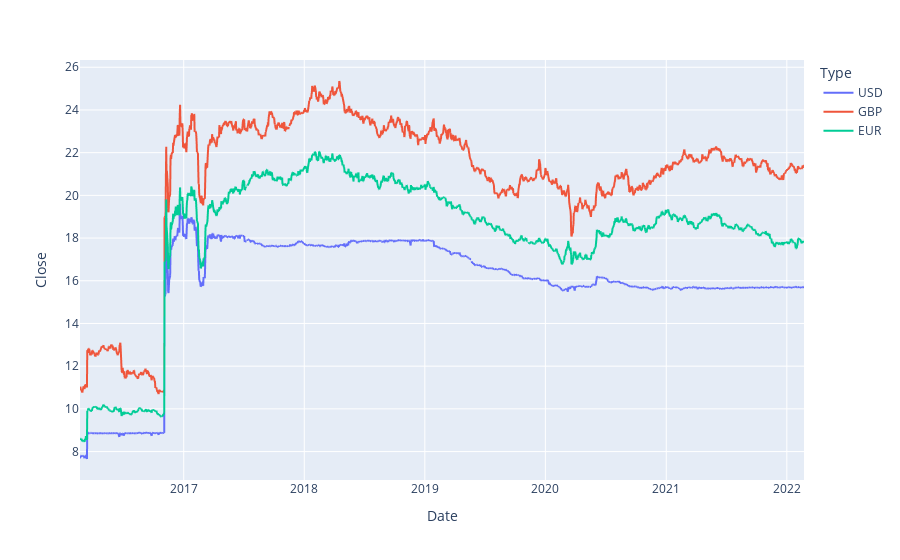

Source (notebook cell):
### Code cell
fig = px.line(df, x="Date", y="Close", color='Type')
fig.show()

### Figure 1 — Plotly figure (JSON) as saved in the notebook; plotly's stock layout.template omitted (floating-point values rounded to 4 significant figures; data arrays with more than 128 entries replaced by an {"elided": "..."} marker saying what was removed)
{"data": [{"hovertemplate": "Type=USD<br>Date=%{x}<br>Close=%{y}<extra></extra>", "legendgroup": "USD", "line": {"color": "#636efa", "dash": "solid"}, "marker": {"symbol": "circle"}, "mode": "lines", "name": "USD", "showlegend": true, "type": "scattergl", "x": {"elided": "1567 str values"}, "xaxis": "x", "y": {"elided": "1567 float values"}, "yaxis": "y"}, {"hovertemplate": "Type=GBP<br>Date=%{x}<br>Close=%{y}<extra></extra>", "legendgroup": "GBP", "line": {"color": "#EF553B", "dash": "solid"}, "marker": {"symbol": "circle"}, "mode": "lines", "name": "GBP", "showlegend": true, "type": "scattergl", "x": {"elided": "1567 str values"}, "xaxis": "x", "y": {"elided": "1567 float values"}, "yaxis": "y"}, {"hovertemplate": "Type=EUR<br>Date=%{x}<br>Close=%{y}<extra></extra>", "legendgroup": "EUR", "line": {"color": "#00cc96", "dash": "solid"}, "marker": {"symbol": "circle"}, "mode": "lines", "name": "EUR", "showlegend": true, "type": "scattergl", "x": {"elided": "1567 str values"}, "xaxis": "x", "y": {"elided": "1567 float values"}, "yaxis": "y"}], "layout": {"legend": {"title": {"text": "Type"}, "tracegroupgap": 0}, "margin": {"t": 60}, "xaxis": {"anchor": "y", "domain": [0, 1], "title": {"text": "Date"}}, "yaxis": {"anchor": "x", "domain": [0, 1], "title": {"text": "Close"}}}}
